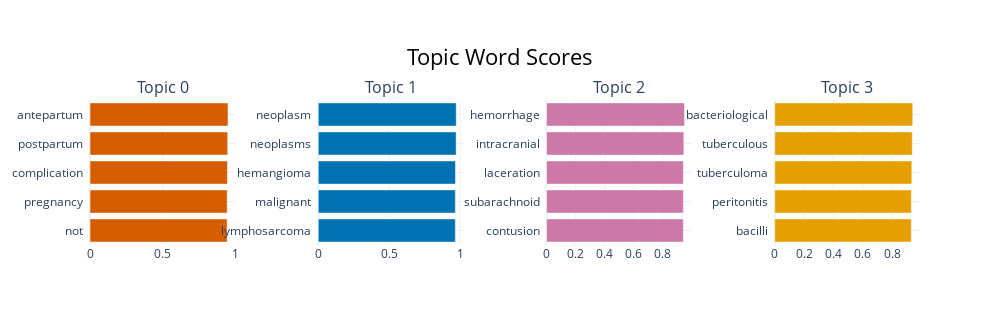

The notebook cell this image was saved under:
### Code cell
# topic_model.set_topic_labels
topic_model.visualize_barchart(custom_labels=topic_model.topic_labels_)

### Figure 1 — Plotly figure (JSON) as saved in the notebook; plotly's stock layout.template omitted (floating-point values rounded to 4 significant figures)
{"data": [{"marker": {"color": "#D55E00"}, "orientation": "h", "type": "bar", "x": [0.9443, 0.9447, 0.9465, 0.9483, 0.9502], "xaxis": "x", "y": ["not  ", "pregnancy  ", "complication  ", "postpartum  ", "antepartum  "], "yaxis": "y"}, {"marker": {"color": "#0072B2"}, "orientation": "h", "type": "bar", "x": [0.9659, 0.966, 0.967, 0.9717, 0.9723], "xaxis": "x2", "y": ["lymphosarcoma  ", "malignant  ", "hemangioma  ", "neoplasms  ", "neoplasm  "], "yaxis": "y2"}, {"marker": {"color": "#CC79A7"}, "orientation": "h", "type": "bar", "x": [0.9406, 0.9406, 0.9407, 0.9441, 0.9484], "xaxis": "x3", "y": ["contusion  ", "subarachnoid  ", "laceration  ", "intracranial  ", "hemorrhage  "], "yaxis": "y3"}, {"marker": {"color": "#E69F00"}, "orientation": "h", "type": "bar", "x": [0.9301, 0.9304, 0.9336, 0.9369, 0.9399], "xaxis": "x4", "y": ["bacilli  ", "peritonitis  ", "tuberculoma  ", "tuberculous  ", "bacteriological  "], "yaxis": "y4"}], "layout": {"annotations": [{"font": {"size": 16}, "showarrow": false, "text": "Topic 0", "x": 0.0875, "xanchor": "center", "xref": "paper", "y": 1, "yanchor": "bottom", "yref": "paper"}, {"font": {"size": 16}, "showarrow": false, "text": "Topic 1", "x": 0.3625, "xanchor": "center", "xref": "paper", "y": 1, "yanchor": "bottom", "yref": "paper"}, {"font": {"size": 16}, "showarrow": false, "text": "Topic 2", "x": 0.6375, "xanchor": "center", "xref": "paper", "y": 1, "yanchor": "bottom", "yref": "paper"}, {"font": {"size": 16}, "showarrow": false, "text": "Topic 3", "x": 0.9125, "xanchor": "center", "xref": "paper", "y": 1, "yanchor": "bottom", "yref": "paper"}], "height": 325, "hoverlabel": {"bgcolor": "white", "font": {"family": "Rockwell", "size": 16}}, "showlegend": false, "title": {"font": {"color": "Black", "size": 22}, "text": "Topic Word Scores", "x": 0.5, "xanchor": "center", "yanchor": "top"}, "width": 1000, "xaxis": {"anchor": "y", "domain": [0, 0.175], "showgrid": true}, "xaxis2": {"anchor": "y2", "domain": [0.275, 0.45], "showgrid": true}, "xaxis3": {"anchor": "y3", "domain": [0.55, 0.725], "showgrid": true}, "xaxis4": {"anchor": "y4", "domain": [0.825, 1], "showgrid": true}, "yaxis": {"anchor": "x", "domain": [0, 1], "showgrid": true}, "yaxis2": {"anchor": "x2", "domain": [0, 1], "showgrid": true}, "yaxis3": {"anchor": "x3", "domain": [0, 1], "showgrid": true}, "yaxis4": {"anchor": "x4", "domain": [0, 1], "showgrid": true}}}
